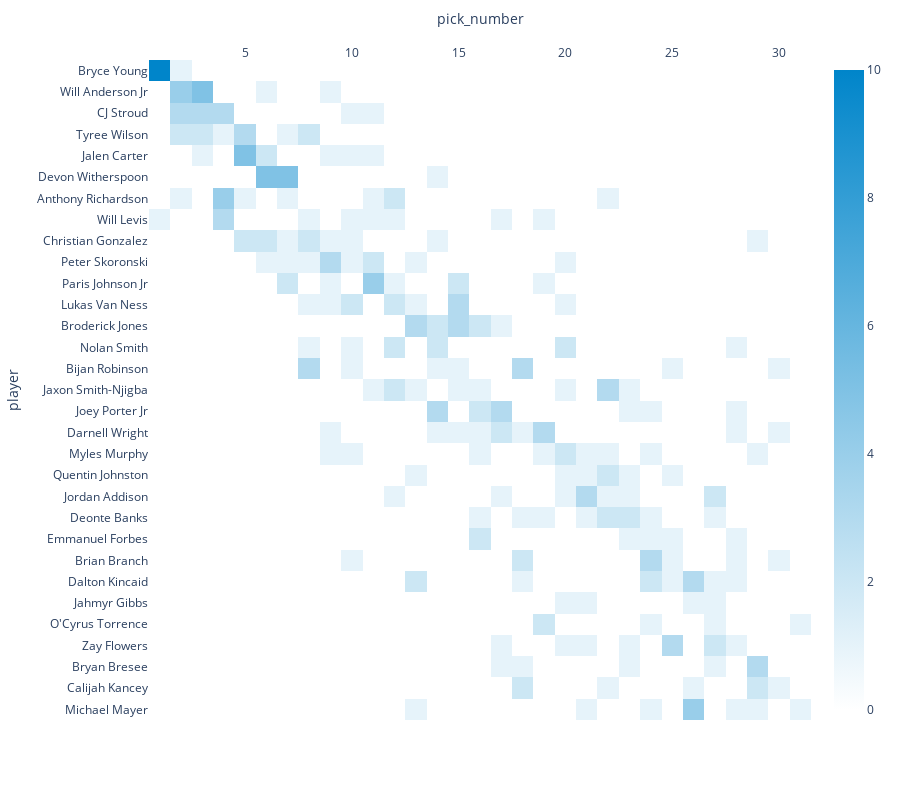

Notebook code cell kept with this figure:
### Code cell
fig = px.imshow(df_heatmap,
                color_continuous_scale=['#FFFFFF', '#0085CA'])

fig.update_layout(autosize=False, 
                  showlegend=False,
                  width=900,
                  height=800)

fig.update_xaxes(side='top')

fig.update_traces(showlegend=False)

fig.show()

### Figure 1 — Plotly figure (JSON) as saved in the notebook; plotly's stock layout.template omitted (floating-point values rounded to 4 significant figures; data arrays with more than 128 entries replaced by an {"elided": "..."} marker saying what was removed)
{"data": [{"coloraxis": "coloraxis", "hovertemplate": "pick_number: %{x}<br>player: %{y}<br>color: %{z}<extra></extra>", "name": "0", "showlegend": false, "type": "heatmap", "x": [1, 2, 3, 4, 5, 6, 7, 8, 9, 10, 11, 12, 13, 14, 15, 16, 17, 18, 19, 20, 21, 22, 23, 24, 25, 26, 27, 28, 29, 30, 31], "xaxis": "x", "y": ["Bryce Young", "Will Anderson Jr", "CJ Stroud", "Tyree Wilson", "Jalen Carter", "Devon Witherspoon", "Anthony Richardson", "Will Levis", "Christian Gonzalez", "Peter Skoronski", "Paris Johnson Jr", "Lukas Van Ness", "Broderick Jones", "Nolan Smith", "Bijan Robinson", "Jaxon Smith-Njigba", "Joey Porter Jr", "Darnell Wright", "Myles Murphy", "Quentin Johnston", "Jordan Addison", "Deonte Banks", "Emmanuel Forbes", "Brian Branch", "Dalton Kincaid", "Jahmyr Gibbs", "O'Cyrus Torrence", "Zay Flowers", "Bryan Bresee", "Calijah Kancey", "Michael Mayer"], "yaxis": "y", "z": {"elided": "31x31 int values"}}], "layout": {"autosize": false, "coloraxis": {"colorscale": [[0, "#FFFFFF"], [1, "#0085CA"]]}, "height": 800, "margin": {"t": 60}, "showlegend": false, "width": 900, "xaxis": {"anchor": "y", "constrain": "domain", "domain": [0, 1], "scaleanchor": "y", "side": "top", "title": {"text": "pick_number"}}, "yaxis": {"anchor": "x", "autorange": "reversed", "constrain": "domain", "domain": [0, 1], "title": {"text": "player"}}}}
